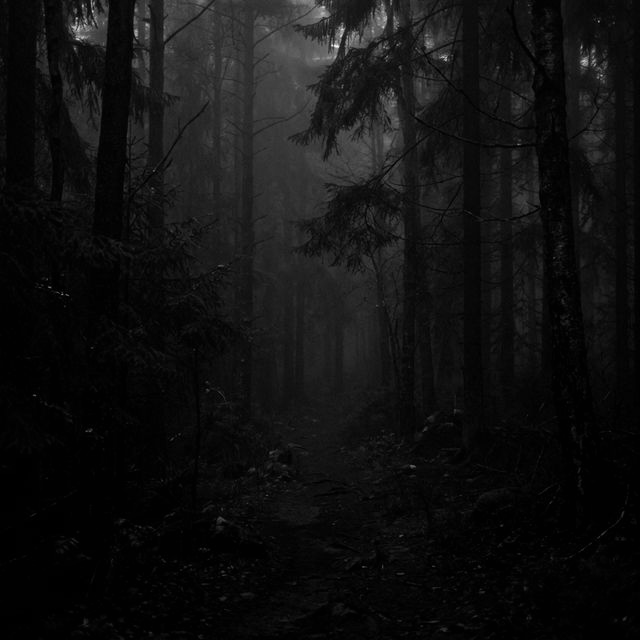
#> input picture Chuong2/Bai1/image_dark.png, 640 x 640 px
$ python bai1.py
#> lines starting #> are read from the running program, lines starting #| are printed output that depends on the picture
import cv2
import numpy as np
import matplotlib.pyplot as plt


# ==================================================
# 1. Analyze Exposure
# ==================================================
def analyze_exposure(img):
    mean_val = np.mean(img)
    std_val = np.std(img)

    if mean_val < 80:
        return "dark", mean_val, std_val
    elif mean_val > 180:
        return "bright", mean_val, std_val
    elif std_val < 50:
        return "low_contrast", mean_val, std_val
    else:
        return "normal", mean_val, std_val


# ==================================================
# 2. Gamma Correction
# ==================================================
def gamma_correction(img, gamma):
    table = np.array([
        ((i / 255.0) ** gamma) * 255 for i in range(256)
    ]).astype("uint8")

    return cv2.LUT(img, table)


# ==================================================
# 3. Contrast Enhancement (CLAHE)
# ==================================================
def apply_clahe(img):
    clahe = cv2.createCLAHE(clipLimit=2.0, tileGridSize=(8, 8))
    return clahe.apply(img)


# ==================================================
# 4. Main Function
# ==================================================
def adaptive_brightness_adjuster(image_path):

    # Load grayscale image
#> called with image_path = 'image_dark.png'
    img = cv2.imread(image_path, cv2.IMREAD_GRAYSCALE)
#> img is the input picture: shape (640, 640); min 0, max 248, mean 17
    if img is None:
        raise FileNotFoundError("Không tìm thấy ảnh!")

    # Analyze
    status, mean_val, std_val = analyze_exposure(img)
#> in analyze_exposure, `mean_val = np.mean(img)`: mean_val = 17.01
#> in analyze_exposure, `std_val = np.std(img)`: std_val = 18.81
#> status = 'dark'; mean_val = 17.01; std_val = 18.81

    # Apply correction
    if status == "dark":
        gamma = 0.5
        corrected = gamma_correction(img, gamma)
#> in gamma_correction, `return cv2.LUT(img, table)`:
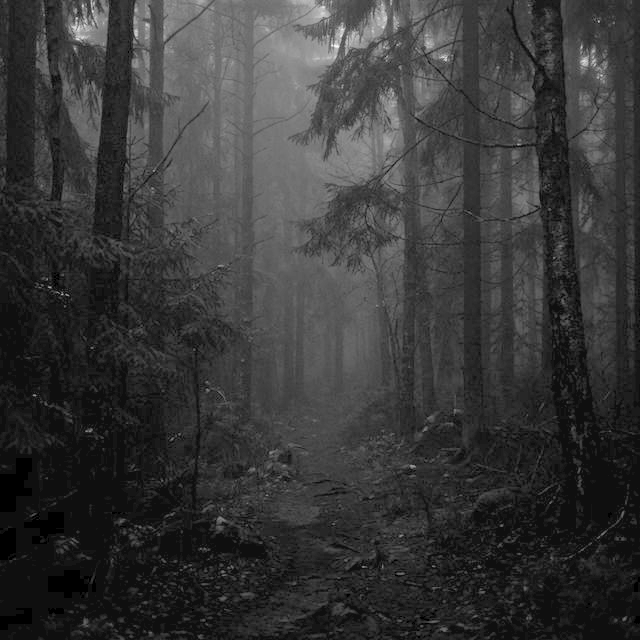
#> returned value: shape (640, 640); min 0, max 251, mean 56.4
        method = f"Gamma Correction (γ={gamma})"

    elif status == "bright":
        gamma = 2.0
        corrected = gamma_correction(img, gamma)
        method = f"Inverse Gamma (γ={gamma})"

    elif status == "low_contrast":
        corrected = apply_clahe(img)
        method = "CLAHE (Histogram Equalization)"

    else:
        corrected = img.copy()
        method = "No correction needed"

    # ==================================================
    # REPORT
    # ==================================================
    print("\n" + "="*60)
    print("ADAPTIVE BRIGHTNESS ADJUSTER - REPORT")
    print("="*60)
    print(f"Detected condition : {status}")
#| Detected condition : dark
    print(f"Mean intensity     : {mean_val:.2f}")
#| Mean intensity     : 17.01
    print(f"Std deviation      : {std_val:.2f}")
#| Std deviation      : 18.81
    print(f"Method applied     : {method}")
    print("="*60)

    # ==================================================
    # Visualization
    # ==================================================
    plt.figure(figsize=(12, 8))

    # Images
    plt.subplot(2, 2, 1)
    plt.imshow(img, cmap='gray')
    plt.title("Original")
    plt.axis('off')

    plt.subplot(2, 2, 2)
    plt.imshow(corrected, cmap='gray')
    plt.title("Corrected")
    plt.axis('off')

    # Histograms
    plt.subplot(2, 2, 3)
    plt.hist(img.ravel(), bins=256, range=(0, 256))
    plt.title("Original Histogram")

    plt.subplot(2, 2, 4)
    plt.hist(corrected.ravel(), bins=256, range=(0, 256))
    plt.title("Corrected Histogram")

    plt.tight_layout()
    plt.show()
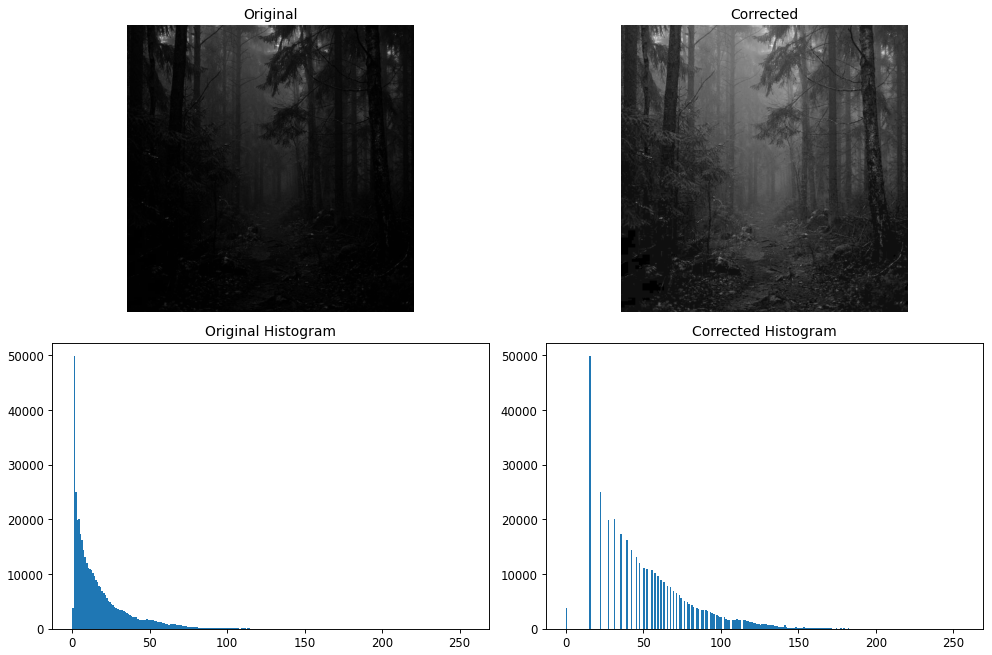
#> figure drawn by matplotlib, 4 panels; panel 3: tallest bar 49859 high, from x = 1 to 2; panel 4: tallest bar 49859 high, from x = 15 to 16

    # Save result
    cv2.imwrite("corrected_image.png", corrected)
    print("✅ Saved: corrected_image.png")

    return corrected


# ==================================================
# 5. MAIN
# ==================================================
if __name__ == "__main__":
    image_path = "image_dark.png"   # đổi ảnh tại đây
    adaptive_brightness_adjuster(image_path)
